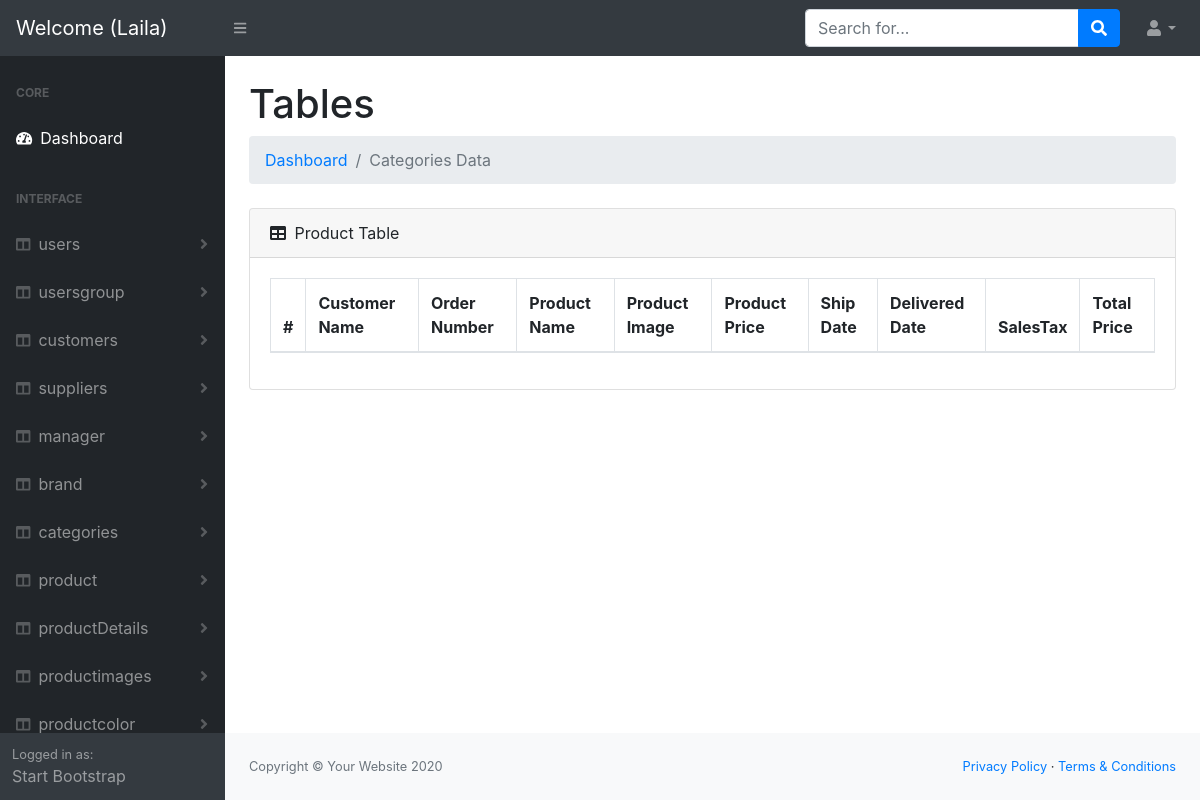
Page /Dashboard/admin/savedorderforcustomer/index.php (signed in) on the earlier database version.
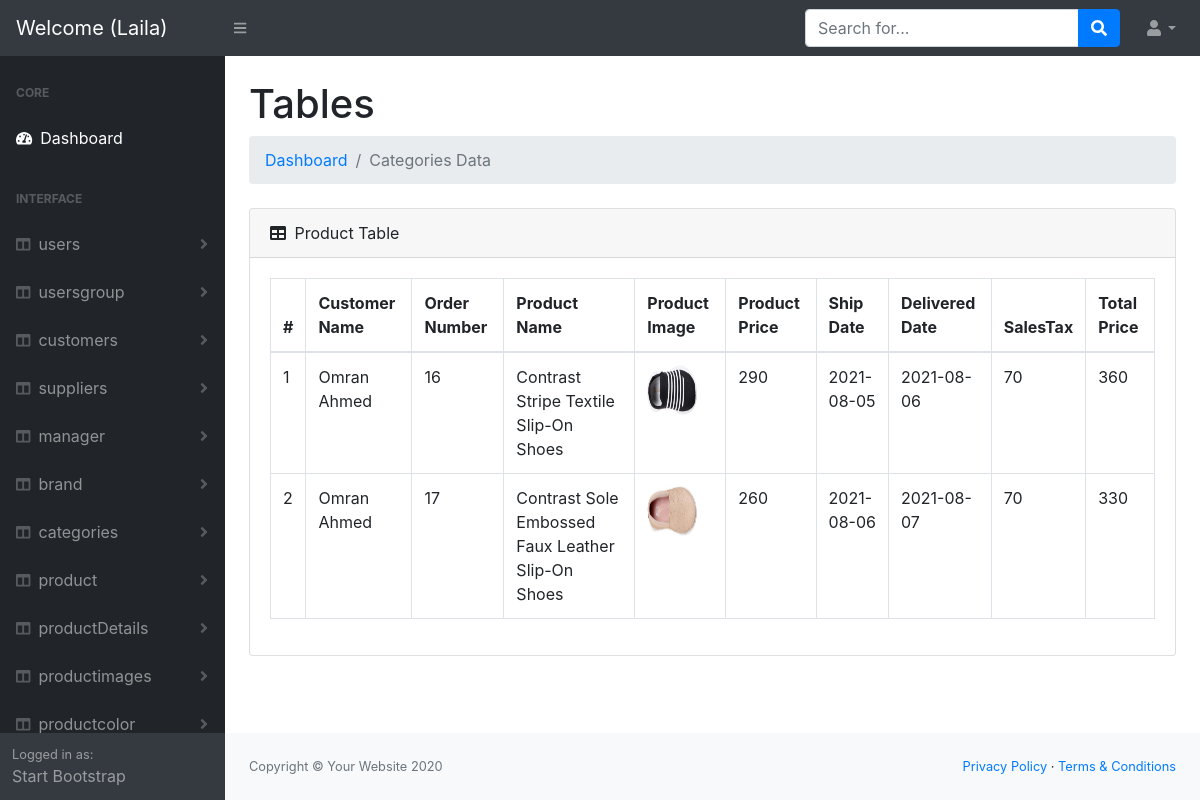
Same page on the later database version.
### tables this page shows
CREATE TABLE `savedorderforcustomer` (
  `id` int(11) NOT NULL,
  `userid` int(11) NOT NULL,
  `orderNo` int(11) NOT NULL,
  `productName` varchar(100) NOT NULL,
  `firstImage` varchar(50) NOT NULL,
  `productPrice` int(11) NOT NULL,
  `shipDate` date NOT NULL,
  `deliveredDate` date NOT NULL,
  `SalesTax` int(11) NOT NULL,
  `Total Price` int(11) NOT NULL
);

CREATE TABLE `users` (
  `id` int(11) NOT NULL,
  `firstName` varchar(50) NOT NULL,
  `lastName` varchar(50) NOT NULL,
  `email` varchar(250) NOT NULL,
  `mobileNo` int(11) NOT NULL,
  `password` text NOT NULL,
  `group_id` int(11) NOT NULL
);

### Dashboard/admin/helpers/functions.php (called while the page is built, shortened)
<?php
 function url($dis){
  return   $txt = "http://".$_SERVER['HTTP_HOST']."/E-Store/Dashboard/admin/".$dis;
 }
?>

### Dashboard/admin/savedorderforcustomer/index.php (the view, shortened to what this page needs)
<?php
include '../helpers/functions.php';
include '../helpers/dbconnection.php';
$sql = "SELECT `savedorderforcustomer`.*,`users`.`firstName`,`users`.`lastName` FROM `savedorderforcustomer` join `users` on `savedorderforcustomer`.`userid`=`users`.`id` ";
$op  = mysqli_query($conn, $sql);
include '../header.php';
?>
<body class="sb-nav-fixed">
    <?php
    include '../nav.php';
    ?>
    <div id="layoutSidenav">
        <?php
        include '../sidNave.php';
        ?>
        <div id="layoutSidenav_content">
            <main>
                <div class="container-fluid">
                    <h1 class="mt-4">Tables</h1>
                    <ol class="breadcrumb mb-4">
                        <?php
                        if (isset($_SESSION['errors'])) {
                            foreach ($_SESSION['errors'] as $key =>  $value) {
                                echo '* ' . $key . ' : ' . $value . '<br>';
                            }
                            unset($_SESSION['errors']);
                        } else {
                        ?>
                            <li class="breadcrumb-item"><a href="index.html">Dashboard</a></li>
                            <li class="breadcrumb-item active">Categories Data</li>
                        <?php } ?>
                    </ol>
                    <div class="card mb-4">
                        <div class="card-header">
                            <i class="fas fa-table mr-1"></i>
                            Product Table
                        </div>
                        <div class="card-body">
                            <div class="table-responsive">
                                <table class="table table-bordered" id="dataTable" width="100%" cellspacing="0">
                                    <thead>
                                        <tr>
                                            <th>#</th>
                                            <th>Customer Name </th>
                                            <th>Order Number </th>
                                            <th>Product Name</th>
                                            <th>Product Image</th>
                                            <th>Product Price</th>
                                            <th>Ship Date</th>
                                            <th>Delivered Date</th>
                                            <th>SalesTax</th>
                                            <th>Total Price</th>
                                        </tr>
                                    </thead>
                                    <tbody>
                                        <?php
                                        while ($result = mysqli_fetch_assoc($op)) {
                                        ?>
                                            <tr>
                                                <td><?php echo $result['id']; ?></td>
                                                <td><?php echo $result['firstName'] . ' ' . $result['lastName']; ?></td>
                                                <td><?php echo $result['orderNo']; ?></td>
                                                <td><?php echo $result['productName']; ?></td>
                                                <td><img src='../productimages/uploads/<?php echo $result['firstImage']; ?>' width="50px" height="50px"></td>
                                                <td><?php echo $result['productPrice']; ?></td>
                                                <td><?php echo $result['shipDate']; ?></td>
                                                <td><?php echo $result['deliveredDate']; ?></td>
                                                <td><?php echo $result['SalesTax']; ?></td>
                                                <td><?php echo $result['Total Price']; ?></td>
                                            </tr>
                                        <?php } ?>
                                    </tbody>
                                </table>
                            </div>
                        </div>
                    </div>
                </div>
            </main>
            <?php
            include '../footer.php';
            ?>

### Dashboard/admin/header.php (shortened to what this page needs)
<!DOCTYPE html>
<html lang="en">
<head>
    <link href="<?php  echo url('css/styles.css');?>" rel="stylesheet" />
    <link href="https://cdn.datatables.net/1.10.20/css/dataTables.bootstrap4.min.css" rel="stylesheet" />
</head>

### Dashboard/admin/nav.php (shortened to what this page needs)
<nav class="sb-topnav navbar navbar-expand navbar-dark bg-dark">
      <span class="navbar-brand">   <?php echo 'Welcome ('.$_SESSION['User']['firstName'].')';?></span>
       <button class="btn btn-link btn-sm order-1 order-lg-0" id="sidebarToggle" href="#"><i class="fas fa-bars"></i></button>
       <form class="d-none d-md-inline-block form-inline ml-auto mr-0 mr-md-3 my-2 my-md-0">
           <div class="input-group">
               <input class="form-control" type="text" placeholder="Search for..." aria-label="Search" aria-describedby="basic-addon2" />
               <div class="input-group-append">
                   <button class="btn btn-primary" type="button"><i class="fas fa-search"></i></button>
               </div>
           </div>
       </form>
       <ul class="navbar-nav ml-auto ml-md-0">
           <li class="nav-item dropdown">
               <a class="nav-link dropdown-toggle" id="userDropdown" href="#" role="button" data-toggle="dropdown" aria-haspopup="true" aria-expanded="false"><i class="fas fa-user fa-fw"></i></a>
           </li>
       </ul>
   </nav>

### Dashboard/admin/sidNave.php (shortened to what this page needs)
<div id="layoutSidenav_nav">
    <nav class="sb-sidenav accordion sb-sidenav-dark" id="sidenavAccordion">
        <div class="sb-sidenav-menu">
            <div class="nav">
                <div class="sb-sidenav-menu-heading">Core</div>
                <a class="nav-link" href="index.php">
                    <div class="sb-nav-link-icon"><i class="fas fa-tachometer-alt"></i></div>
                    Dashboard
                </a>
                <div class="sb-sidenav-menu-heading">Interface</div>
                <?php
                   $sidArray = ['users', 'usersgroup', 'customers', 'suppliers', 'manager', 'brand', 'categories', 'product', 'productDetails', 'productimages', 'productcolor', 'productReview', 'productSizes', 'addtocard', 'whishlist', 'orders', 'orderdetails', 'orderproducts', 'ordershipper', 'contact', 'savedorderforcustomer'];
                   foreach ($sidArray as $key => $data) {
                   ?>
                    <a class="nav-link collapsed" href="#" data-toggle="collapse" data-target="#collapseLayouts<?php echo $key; ?>" aria-expanded="false" aria-controls="collapseLayouts<?php echo $key; ?>">
                        <div class="sb-nav-link-icon"><i class="fas fa-columns"></i></div>
                        <?php echo $data; ?>
                        <div class="sb-sidenav-collapse-arrow"><i class="fas fa-angle-down"></i></div>
                    </a>
                <?php } ?>
            </div>
        </div>
        <div class="sb-sidenav-footer">
            <div class="small">Logged in as:</div>
            Start Bootstrap
        </div>
    </nav>
</div>

### Dashboard/admin/footer.php (shortened to what this page needs)
           <footer class="py-4 bg-light mt-auto">
                <div class="container-fluid">
                    <div class="d-flex align-items-center justify-content-between small">
                        <div class="text-muted">Copyright &copy; Your Website 2020</div>
                        <div>
                            <a href="#">Privacy Policy</a> &middot;
                            <a href="#">Terms &amp; Conditions</a>
                        </div>
                    </div>
                </div>
            </footer>
        </div>
    </div>
</body>
</html>

Differences in the rows shown:
added savedorderforcustomer: id "1", userid.firstName "Omran", userid.lastName "Ahmed", orderNo "16", productName "Contrast Stripe Textile Slip-On Shoes", firstImage (picture), productPrice "290", shipDate "2021-08-05", deliveredDate "2021-08-06", SalesTax "70", Total Price "360"
added savedorderforcustomer: id "2", userid.firstName "Omran", userid.lastName "Ahmed", orderNo "17", productName "Contrast Sole Embossed Faux Leather Slip-On Shoes", firstImage (picture), productPrice "260", shipDate "2021-08-06", deliveredDate "2021-08-07", SalesTax "70", Total Price "330"
